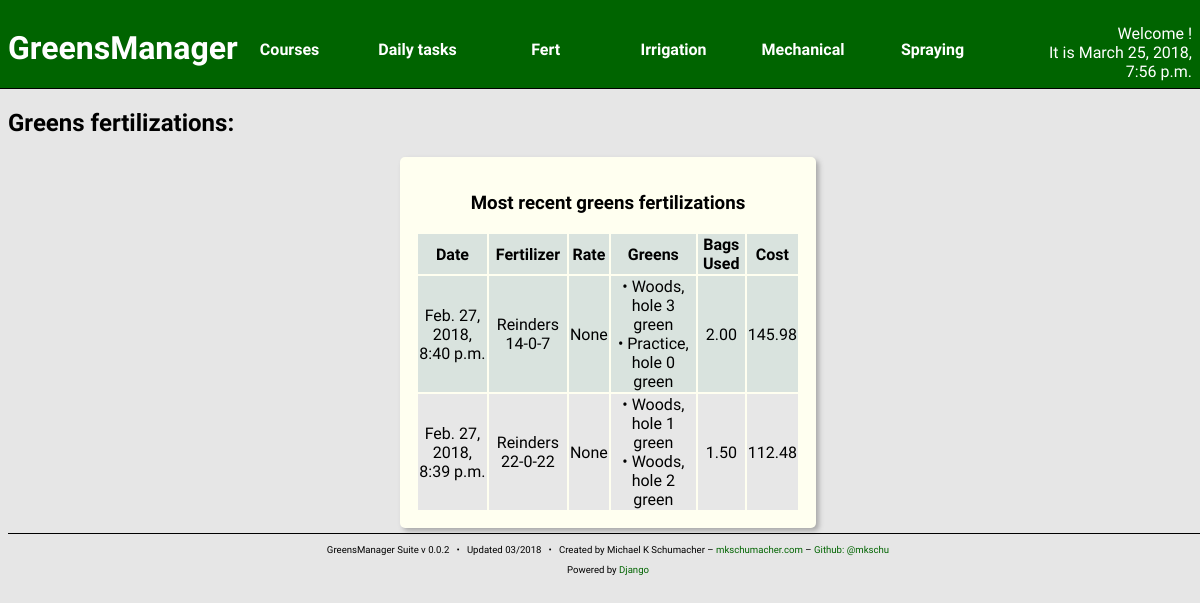
The page /fert/greens/ on the database as committed earlier.
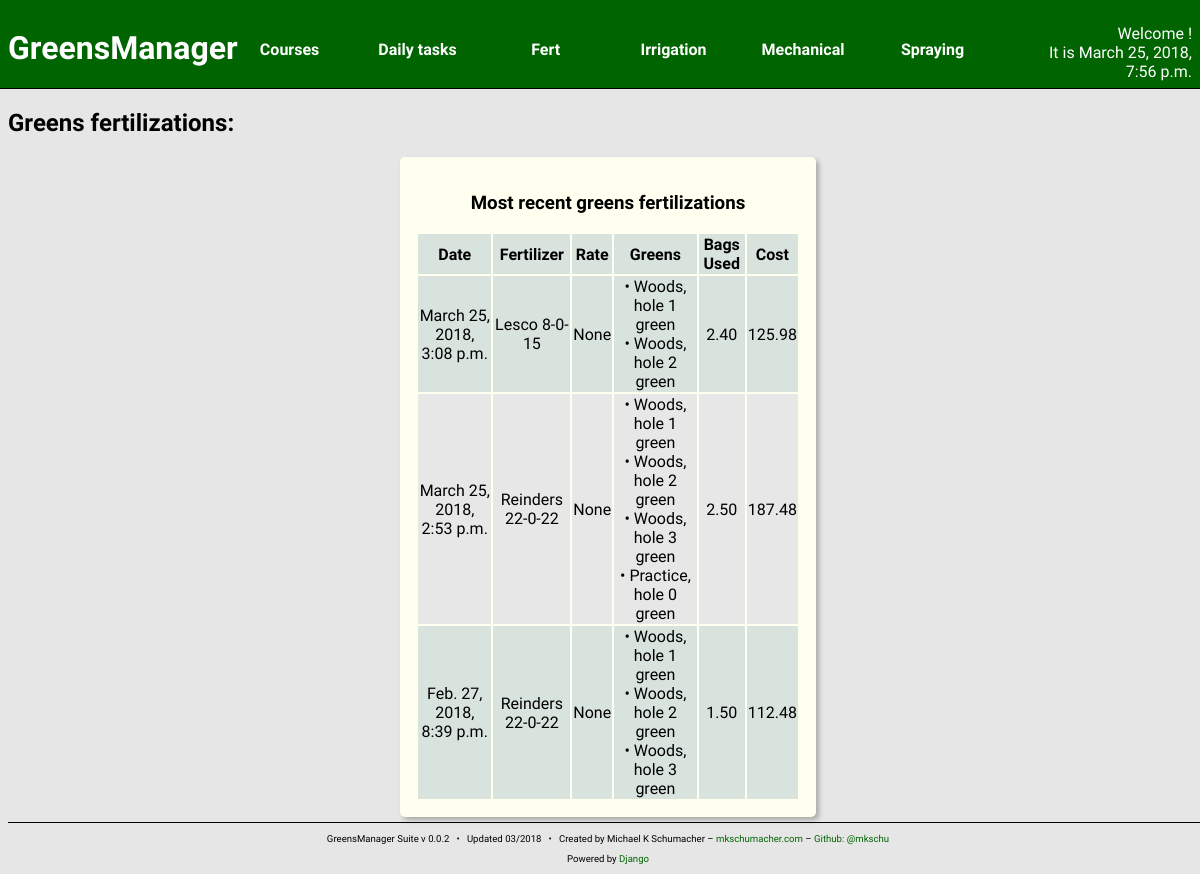
The same page on the database as committed later.
### fertilizing/models.py (models this page shows, shortened)
class Fertilizing(models.Model):
    fert_date = models.DateTimeField(auto_now = True)
    fertilizer = models.ForeignKey(Fertilizer)
    spreader = models.ManyToManyField('machines.FertSpreader')
    bags_used = models.DecimalField(decimal_places=2,
                                    max_digits=10)
    rate = models.FloatField(blank = True, null = True)
    cost = models.DecimalField(decimal_places = 2,
                               max_digits = 10,
                               blank=True,
                               null = True)
    created_at = models.DateTimeField(auto_now_add=True)
    updated_at = models.DateTimeField(auto_now=True)

class GreensFert(Fertilizing):
    class Meta:
        verbose_name_plural = 'Greens fertilizations'
    green = models.ManyToManyField('courses.Green')

class Fertilizing(models.Model):
    fert_date = models.DateTimeField(auto_now = True)
    fertilizer = models.ForeignKey(Fertilizer)
    spreader = models.ManyToManyField('machines.FertSpreader')
    bags_used = models.DecimalField(decimal_places=2,
                                    max_digits=10)
    rate = models.FloatField(blank = True, null = True)
    cost = models.DecimalField(decimal_places = 2,
                               max_digits = 10,
                               blank=True,
                               null = True)
    created_at = models.DateTimeField(auto_now_add=True)
    updated_at = models.DateTimeField(auto_now=True)

class Fertilizer(models.Model):
    manufacturer = models.CharField(max_length = 128)
    name = models.CharField(max_length = 256,
                            null = True,
                            blank = True)
    n_value = models.PositiveIntegerField()
    p_value = models.PositiveIntegerField()
    k_value = models.PositiveIntegerField()
    bag_size = models.PositiveIntegerField()
    price_per_bag = models.DecimalField(decimal_places = 2,
                                        max_digits = 10)
    unit_price = models.DecimalField(decimal_places=2,
                                     max_digits=10,
                                     blank=True,
                                     null=True)
    created_at = models.DateTimeField(auto_now_add=True)
    updated_at = models.DateTimeField(auto_now=True)
    def __str__(self):
        return "%s %d-%d-%d" % (self.manufacturer,
                                self.n_value,
                                self.p_value,
                                self.k_value)

### courses/models.py (models this page shows)
class TurfFeature(models.Model):
    area = models.IntegerField()
    soil_type = models.ForeignKey('turfs.SoilType',
                                  blank = True,
                                  null = True)
    turf_species = models.ForeignKey('turfs.TurfgrassSpecies',
                                     blank = True,
                                     null = True)
    turf_cultivar = models.ForeignKey('turfs.Cultivar',
                                      blank = True,
                                      null = True)
    mow_direction = models.DecimalField(decimal_places=24,
                                        max_digits=32,
                                        default=0)
    created_at = models.DateTimeField(auto_now_add=True)
    updated_at = models.DateTimeField(auto_now=True)

class Green(TurfFeature):
    hole = models.ForeignKey(Hole, related_name='green')
    def __str__(self):
        return "%s green" % (self.hole)

class Hole(models.Model):
    number = models.IntegerField()
    nickname = models.CharField(max_length=256,
                                null = True,
                                blank = True)
    par = models.IntegerField(default = 4)
    yardage = models.IntegerField()
    course = models.ForeignKey(Course, related_name='hole')
    created_at = models.DateTimeField(auto_now_add=True)
    updated_at = models.DateTimeField(auto_now=True)
    def __str__(self):
        return "%s, hole %d" % (self.course,
                                self.number)

class Course(models.Model):
    name = models.CharField(max_length=256)
    created_at = models.DateTimeField(auto_now_add=True)
    updated_at = models.DateTimeField(auto_now=True)
    def __str__(self):
        return "%s" % (self.name)

### fertilizing/views.py (the view)
def greensIndex(request):
    greens_fert = GreensFert.objects.all().order_by('-fert_date')[:10]
    context = {
        'curr_time': curr_time(),
        'greens_fert': greens_fert,
    }
    return render(request, 'fertilizing/greens_index.html', context)

### fertilizing/views.py (called while the page is built)
def curr_time():
    return now()

### fertilizing/templates/fertilizing/greens_index.html
{% include "head.html" %}
<h2>Greens fertilizations:</h2>
<section class="content-block content-block-full">
    <h3>Most recent greens fertilizations</h3>
    <table>
        <thead>
            <th>Date</th>
            <th>Fertilizer</th>
            <th>Rate</th>
            <th>Greens</th>
            <th>Bags Used</th>
            <th>Cost</th>
        </thead>
        {% for f in greens_fert %}
        <tr>
            <td>{{ f.fert_date }}</td>
            <td>{{ f.fertilizer }}</td>
            <td>{{ f.rate }}</td>
            <td>
                {% for g in f.green.all %}
                    &bull; {{ g }}<br />
                {% endfor %}
            </td>
            <td>{{ f.bags_used }}</td>
            <td>{{ f.cost }}</td>
        </tr>
        {% endfor %}
    </table>
</section>
{% include "foot.html" %}

### greensManager/templates/head.html (shortened to what this page needs)
<!DOCTYPE html>
<html>
{% load static %}
<head>
    <link rel="stylesheet"
          type="text/css"
          href="{% static 'styles/main.css' %}" />
    <link rel="stylesheet"
          type="text/css"
          href="{% static 'styles/tablet.css' %}" />
</head>
<body>
<header>
    <a href="{% url 'welcome:index' %}">
        <h1>GreensManager</h1>
    </a>
    <nav>
        <ul>
            <div class="parent-menu">
                <li><a href="{% url 'courses:index' %}">Courses</a>
                </li>
            </div>
            <div class="parent-menu">
                <li><a href="{% url 'welcome:daily' %}">Daily tasks</a>
                </li>
            </div>
            <div class="parent-menu">
                <li>Fert
                </li>
            </div>
            <div class="parent-menu">
                <li>Irrigation
                </li>
            </div>
            <div class="parent-menu">
                <li>Mechanical
                </li>
            </div>
            <div class="parent-menu">
                <li>Spraying
                </li>
            </div>
        </ul>
    </nav>
    <p class="right-aligned" id="session-info">
        Welcome {{ user.get_username }}!<br />
        It is {{ curr_time }}
    </p>
</header>

### greensManager/templates/foot.html
    <footer>
        <p>
            GreensManager Suite v 0.0.2 &nbsp; &bull; &nbsp;
            Updated 03/2018 &nbsp; &bull; &nbsp;
            Created by Michael K Schumacher &ndash;
            <a href="https://mkschumacher.com" target="_blank">
                mkschumacher.com
            </a> &ndash;
            <a href="https://github.com/mkschu" target="_blank">
                Github: @mkschu
            </a>
        </p>
        <p>
            Powered by <a href="https://djangoproject.com"
                          target="_blank">Django</a>
        </p>
    </footer>
</body>
</html>

### greensManager/static/styles/main.css (style rules this page uses)
body { background: #e6e6e6; font-family: 'Quattrocento Sans', sans-serif; width: 100vw; overflow: hidden; }
header { border-bottom: black solid 1px; background: darkgreen; color: white; padding: 1em; margin-left: -1em; margin-top: -1em; height: 8vh; }
header a { color: white; text-decoration: none; }
header h1 { float: left; font-family: 'Overlock', sans-serif; width: 15%; }
header nav { float: left; font-weight: bold; }
nav ul { list-style-type: none; }
nav ul li { display: inline; }
.parent-menu { position: relative; min-width: 80px; float: left; padding: 2vh 1.5em 2vh 1.5em; z-index: 10; text-align: center; }
#session-info { float: right; width: 15%; }
a { text-decoration: none; color: darkgreen; }
.content-block { width: 32%; float: left; border-radius: 5px; margin: 5px; padding: 2px; background: ivory; box-shadow: 3px 3px 5px darkgray; height: 37vh; overflow: hidden; }
.content-block h3 { text-align: center; }
.content-block table { width: 100%; }
.content-block tr:nth-child(odd) { background: #d9e3de; }
.content-block tr:nth-child(even) { background: #e7e7e7; }
.content-block-full { margin-left: auto; margin-right: auto; text-align: center; float: none; height: auto; overflow: auto; padding: 1em; }
.content-block-full table { margin: auto; }
.right-aligned { text-align: right; }
footer { clear: both; font-size: 0.6em; text-align: center; border-top: 1px solid black; }
footer a { color: darkgreen; }

Rows that differ between the two databases and show on the page:
removed GreensFert: fert_date "Feb. 27, 2018, 8:40 p.m.", fertilizer "Reinders 14-0-7", rate "None", bags_used "2.00", cost "145.98", Green (hole.name "Woods, hole 3 green"), Green (hole.name "Practice, hole 0 green")
added GreensFert: fert_date "March 25, 2018, 3:08 p.m.", fertilizer "Lesco 8-0-15", rate "None", bags_used "2.40", cost "125.98", Green (hole.name "Woods, hole 1 green"), Green (hole.name "Woods, hole 2 green")
added GreensFert: fert_date "March 25, 2018, 2:53 p.m.", fertilizer "Reinders 22-0-22", rate "None", bags_used "2.50", cost "187.48", Green (hole.name "Woods, hole 1 green"), Green (hole.name "Woods, hole 2 green"), Green (hole.name "Woods, hole 3 green"), Green (hole.name "Practice, hole 0 green")
changed GreensFert "Feb. 27, 2018, 8:39 p.m.": gains Green (hole.name "Woods, hole 3 green")
